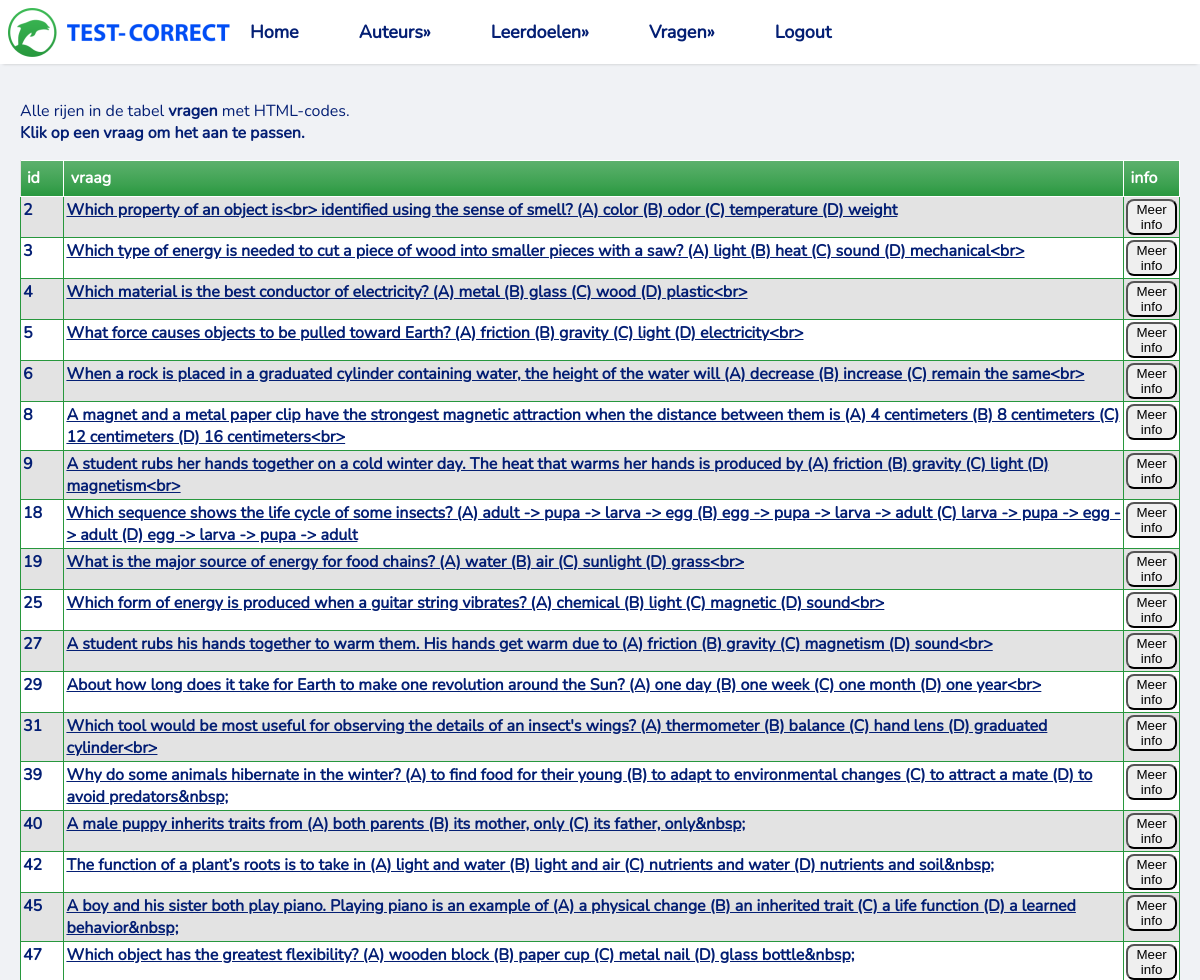
Before: /allHTML_error (upper part) with the older database file.
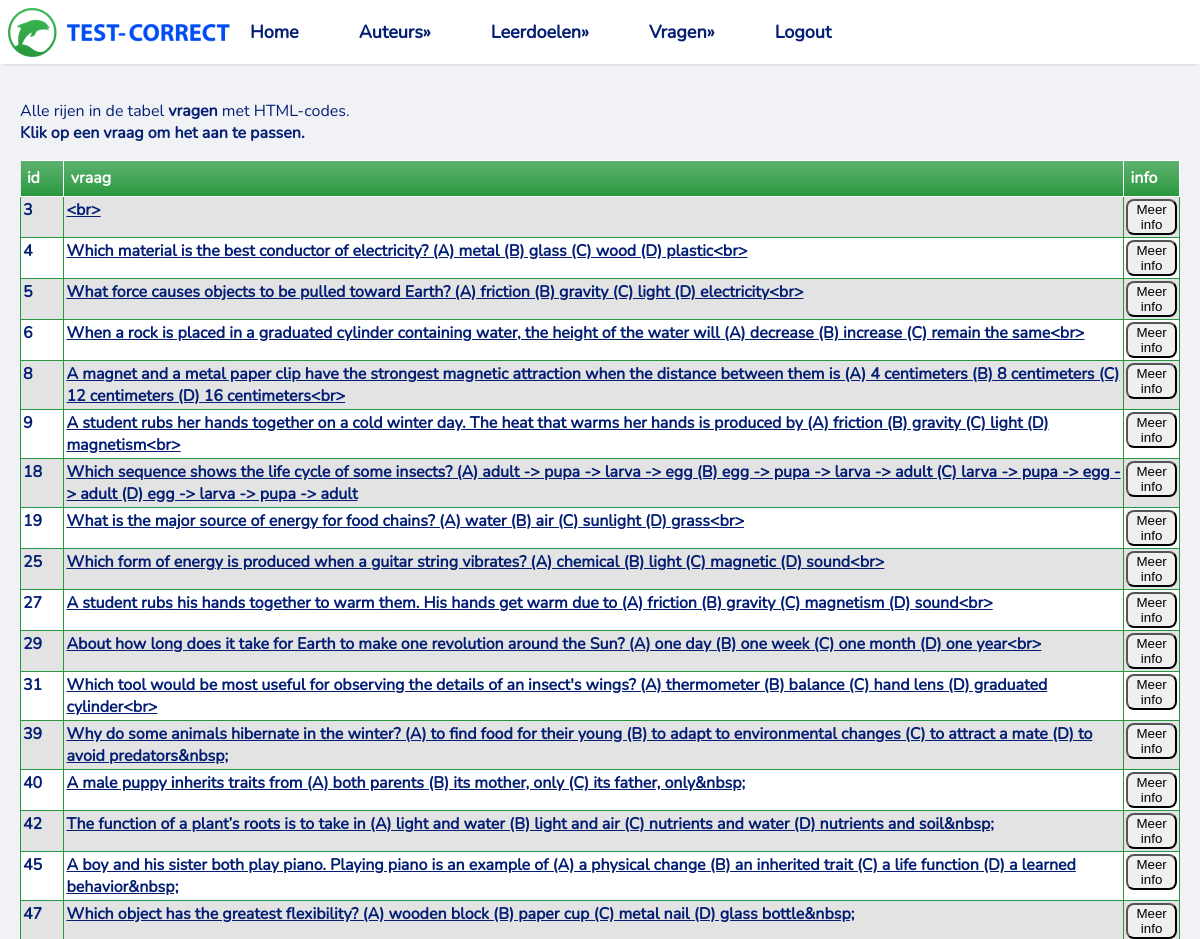
After: the same page with the newer database file.
### tables this page shows
CREATE TABLE `vragen` (
  `id` integer NOT NULL
,  `leerdoel` integer DEFAULT NULL
,  `vraag` text NOT NULL
,  `auteur` integer DEFAULT NULL
);

### app.py (the view)
@app.route("/allHTML_error")
def get_allhtml_error():
    tables = dbm.get_table_list()
    rows, column_names = dbm.get_allhtmlcodes()
    return render_template("ALLHTML_errors.html", rows=rows, columns=column_names, table_list=tables)

### lib/tablemodel.py (called while the page is built)
    def get_table_list(self):
        cursor = sqlite3.connect(self.database_file).cursor()
        cursor.execute("SELECT name FROM sqlite_master WHERE type='table'")
        tables = [table[0] for table in cursor.fetchall()]
        return tables

    def get_allhtmlcodes(self):
        cursor = sqlite3.connect(self.database_file).cursor()
        cursor.execute("SELECT id,vraag FROM vragen WHERE vraag LIKE '%&%' "
                       "OR vraag LIKE '%<%' OR vraag LIKE '%>%' OR vraag LIKE '%nbsp%';")
        allhtml_error_header = [column_name[0] for column_name in cursor.description]
        all_error_content = cursor.fetchall()
        return all_error_content, allhtml_error_header

### templates/ALLHTML_errors.html (shortened to what this page needs)
<!DOCTYPE html>
<html lang="en">
<head>
    <link rel="stylesheet" href="/static/basic.css" type="text/css">
</head>
<body>
{% include "Navbar.html" %}
<main>
    <p>Alle rijen in de tabel <b>vragen</b> met HTML-codes.
    <br/>
        <b>Klik op een vraag om het aan te passen.</b>
    </p>
<div>
    <table>
        <thead>
        <tr>
            {% for column in columns %}
            <th>{{ column }}</th>
            {% endfor %}
        <th>
            info
        </th>
        </tr>
        </thead>
        <tbody>
        {% for row in rows %}
        <tr class="active-row">
            {% for field in row %}
                {% if loop.index == 2 %}
            <td><a class="table_item" href="/update_web/{{ row[0] }}">{{ field }}</a></td>
                {% else %}
                    <td>{{ field }}</td>
                {% endif %}
            {% endfor %}
        <td>
            <a href="https://www.test-correct.nl/?vraag={{ row[0] }}" target="_blank"><button>Meer info</button></a>
        </td>
        </tr>
        {% endfor %}
        </tbody>
    </table>
</div>
</main>
</body>
</html>

### templates/Navbar.html (shortened to what this page needs)
<nav>
    <ul>
        <li id="nav_logo"><img src="/static/test-correct.png" alt="Test-Correct"></li>
        <li><a href="/home">Home</a></li>
        <li>
            <a>Auteurs</a>
        </li>
        <li>
            <a>Leerdoelen</a>
        </li>
        <li>
            <a>Vragen</a>
        </li>
        <li><a href='/'>Logout</a></li>
    </ul>
</nav>

### static/basic.css (style rules this page uses)
* { box-sizing: border-box }
:root { --sans: 1em/1.6 system-ui, -apple-system, BlinkMacSystemFont, Segoe UI, Roboto, Oxygen, Ubuntu, Cantarell, Droid Sans, Helvetica Neue, Fira Sans, sans-serif; --mono: SFMono-Regular, Consolas, 'Liberation Mono', Menlo, Courier, 'Courier New', monospace; --font-nunito: url("../static/fonts/Nunito-Regular.ttf"); --c1: #ffffff; --c2: #f0f2f5; --c3: #f0f2f5; --c4: #041f74; --c5:#000; --c6: #000000; --m1: 8px; --rc: 8px; }
html { -ms-text-size-adjust: 100%; -webkit-text-size-adjust: 100%; }
body { margin: 100px 0 0; font-family: 'Nunito', serif; font-weight: 400; font-style: normal; text-rendering: optimizeLegibility; -webkit-font-smoothing: antialiased; background-color: var(--c3); color: var(--c4); }
nav { margin:0 auto 500px; box-shadow: 0 3px 3px -3px rgba(0, 0, 0, .2); width:100%; height:auto; display:flex; flex-wrap:nowrap; background:var(--c1); position:fixed; top:0; }
nav ul { margin:0;padding:0; list-style-type:none; display:flex; flex-wrap:nowrap; }
nav ul li { position:relative; margin:0 20px 0 0; float:left; display:inline-block; }
li > a:after { content: '»'; }
li > a:only-child:after { content: ''; }
nav ul li a { padding:20px; display:inline-block; color: #041f74; text-decoration:none; font-weight:bold; font-size: 18px }
table { border: 0 solid #27973D;background-color: #e3e3e3;width: 100% ;text-align: left; }
table td, table.purpleHorizon th { border: 1px solid #27973d;padding: 2px 2px; }
table tbody td { font-size: 16px;font-weight: bold;color: #041f74; }
table tr:nth-child(even) { background: #ffffff; }
table thead { background: #27973D;background: -moz-linear-gradient(top, #5db16d 0%, #3ca150 66%, #27973D 100%); background: -webkit-linear-gradient(top, #5db16d 0%, #3ca150 66%, #27973D 100%); background: linear-gradient(to bottom, #5db16d 0%, #3ca150 66%, #27973D 100%);border-bottom: 0 solid #270096; }
table thead th { font-size: 16px;font-weight: bold;color: #FFFFFF;text-align: left;border-left: 0 solid #041f74; }
table thead th:first-child { border-left: none; }
img, iframe { border: none; max-width: 100% }
table { border-collapse: collapse; border-spacing: 0; margin:1em 0 }
th, td { text-align: left; vertical-align: top; border: 1px solid; padding: 0.4em }
thead,tfoot { background: var(--c2) }
pre,code,input,select,textarea,button,img { border-radius: var(--rc) }
main,footer { margin: 0; width: auto; text-align: left; align-items: left; padding: 0 20px; }
#nav_logo { max-width: 100%; min-width: 230px; border: 0; margin: 0; }
a.table_item:link, a.table_item:visited { color: var(--c4) }

Changed rows visible on the page:
no longer on this page (row edited): vragen: row "2", vraag "Which property of an object is<br> identified using the sense of smell? (A) color (B) odor (C) temperature (D) weight"
changed vragen (number 1 of 17 on the later page): vraag "Which type of energy is needed to cut a piece of wood into smaller pieces with a saw? (A) light (B) heat (C) sound (D) mechanical<br>" → "<br>"
